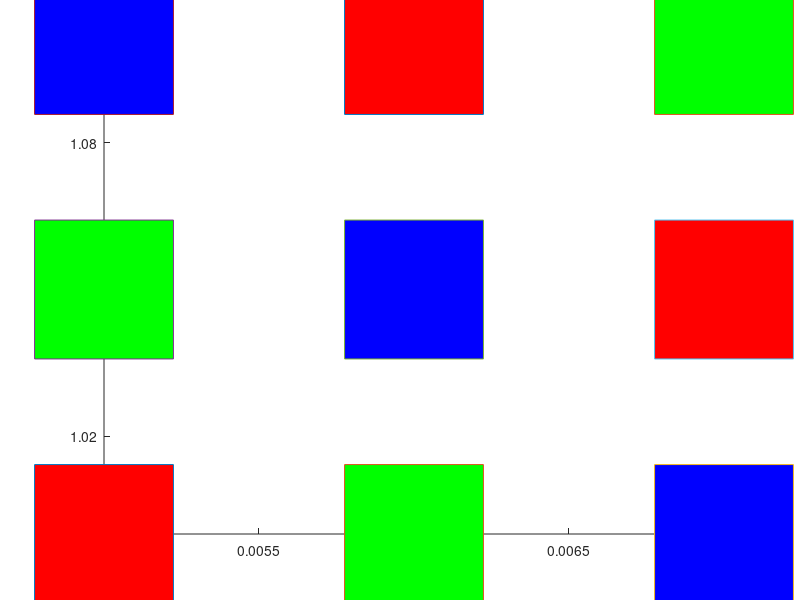
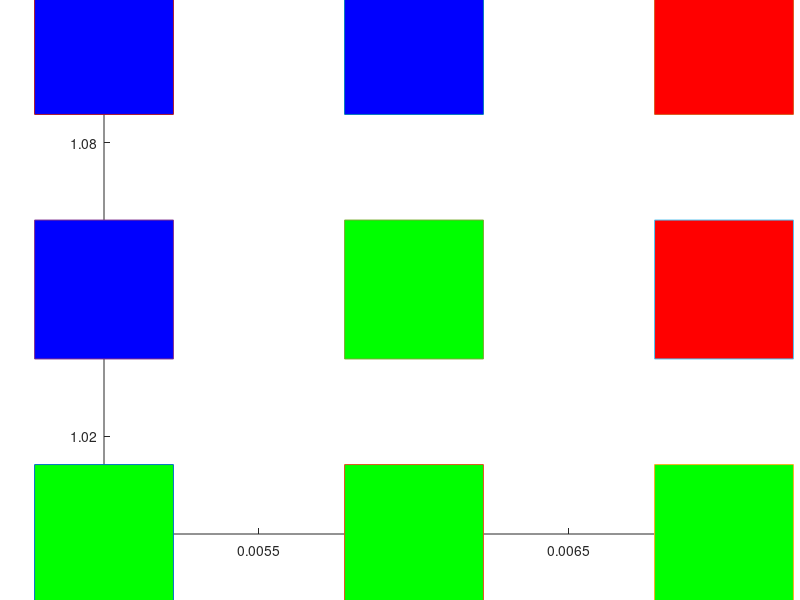

MATLAB code for these plots, in order:
clc;
clear;
T=4;
rd=2;
sigma_initial=0.05;
alpha_initial=0.9;
number_of_vectors=9;
number_of_neuorn_inputs=27;
neighbour_radius_initial=number_of_vectors/2;

%{
    for v=1:9 %number of input neuorns 
       for x=1:3
       l=input('x ');
        I(x,v)=l;
        
       end
       
end

disp(I)
%}
%%
% * * *BOLD TEXT* * *
    

     I=[1 0 0 0 0 1 0 1 0; 0 1 0 1 0 0 0 0 1;0 0 1 0 1 0 1 0 0 ];
figure(1);
title('before clustering');
hold on;

plot(0.005,1,'-s','MarkerSize',100,...
    'MarkerFaceColor',[ I(1,1) I(2,1) I(3,1)]);

plot(0.006,1,'-s','MarkerSize',100,...
    'MarkerFaceColor',[I(1,2) I(2,2) I(3,2)]);

plot(0.007,1,'-s','MarkerSize',100,...
    'MarkerFaceColor',[I(1,3) I(2,3) I(3,3)]);

plot(0.005,1.05,'-s','MarkerSize',100,...
    'MarkerFaceColor',[I(1,4) I(2,4) I(3,4)]);

plot(0.006,1.05,'-s','MarkerSize',100,...
    'MarkerFaceColor',[I(1,5) I(2,5) I(3,5)]);

plot(0.007,1.05,'-s','MarkerSize',100,...
    'MarkerFaceColor',[I(1,6) I(2,6) I(3,6)]);

plot(0.005,1.1,'-s','MarkerSize',100,...
    'MarkerFaceColor',[I(1,7) I(2,7) I(3,7)]);

plot(0.006,1.1,'-s','MarkerSize',100,...
    'MarkerFaceColor',[I(1,8) I(2,8) I(3,8)]);

plot(0.007,1.1,'-s','MarkerSize',100,...
    'MarkerFaceColor',[I(1,9) I(2,9) I(3,9)]);
 
hold off;

    

    R=[0.1 0.5 0.9;0.5 0.2 0.7;0.2 0.9 0.5];
    G=[0.4 0.8 0.8; 0.3 0.7 0.6;0.5 0.3 0.3];
    B=[0.7 0.4 0.2; 0.8 0.5 0.1;0.9 0.3 0.4];
    
    
    %epochs=4 alpha=0.9 sigma=0.05
for t=1:T
    alpha=alpha_initial*exp((1-t)/(T/log(alpha_initial)));
    sigma=sigma_initial*exp((1-t)/(T/log(sigma_initial)));
    max_neighbour_radius=round(neighbour_radius_initial*exp((1-t)/(T/log(neighbour_radius_initial))));
   
    for n=1:9
        for i=1:3
            for j=1:3
                D(i,j)=sqrt((I(1,n)-R(i,j))^2+(I(2,n)-R(i,j))^2+(I(3,n)-R(i,j))^2);
                
            end
        end
        disp('this is differences matrix');
        disp(D);
        min=D(1,1);
        for i=1:3
            for j=1:3
                if(j+1==4)
                      if ((D(i,j)<=D(i,j-1)) && (D(i,j)<=min))
                          min=D(i,j);
                          m=i;
                          c=j;
                          
                      end
                
                elseif ((j-1>=1))
                 if ((D(i,j)<=D(i,j-1)) && (D(i,j)<=min) && (D(i,j)<=D(i,j+1)))
                          min=D(i,j);
                          m=i;
                          c=j;
                          
                 end
                elseif ((i-1>=1))
                     if ((D(i,j)<=D(i,j+1)) && (D(i,j)<=min) && (D(i,j)<=D(i-1,j)))
                          min=D(i,j);
                          m=i;
                          c=j;
                          
                      end
            end 
                  end
        end
        
          % update the winning neuron
       % e_factor = exp(-((m-m).^2+(c-c).^2)/2*sigma);
       R(m,c)=R(m,c)+alpha*(I(1,n)-R(m,c));
       G(m,c)=G(m,c)+alpha*(I(2,n)-G(m,c));
       B(m,c)=B(m,c)+alpha*(I(3,n)-B(m,c));
       
        % update the neighbour neurons
       for neighbour_radius=1:1:max_neighbour_radius
            jj1=m - neighbour_radius;
            jj2=c;
            if (jj1>=1) % to stay in the matrix
                e_factor = exp(-((m-jj1).^2+(c-jj2).^2)/2*sigma^2);
                R(jj1,jj2)=R(jj1,jj2) + alpha * e_factor * (I(1,n)-R(jj1,jj2));
                G(jj1,jj2)=G(jj1,jj2) + alpha * e_factor * (I(2,n)-G(jj1,jj2));
                B(jj1,jj2)=B(jj1,jj2) + alpha * e_factor * (I(3,n)-B(jj1,jj2));
            end
            jj1=m + neighbour_radius;
            jj2=c;
            if (jj1<=3) % to stay in the matrix
                e_factor = exp(-((m-jj1).^2+(c-jj2).^2)/2*sigma^2);
                  R(jj1,jj2)=R(jj1,jj2) + alpha * e_factor * (I(1,n)-R(jj1,jj2));
                G(jj1,jj2)=G(jj1,jj2) + alpha * e_factor * (I(2,n)-G(jj1,jj2));
                B(jj1,jj2)=B(jj1,jj2) + alpha * e_factor * (I(3,n)-B(jj1,jj2));
            end
            jj1=m;
            jj2=c - neighbour_radius;
            if (jj2>=1) % to stay in the matrix
              e_factor = exp(-((m-jj1).^2+(c-jj2).^2)/2*sigma^2);
                 R(jj1,jj2)=R(jj1,jj2) + alpha * e_factor * (I(1,n)-R(jj1,jj2));
                G(jj1,jj2)=G(jj1,jj2) + alpha * e_factor * (I(2,n)-G(jj1,jj2));
                B(jj1,jj2)=B(jj1,jj2) + alpha * e_factor * (I(3,n)-B(jj1,jj2));
            end
            jj1=m;
            jj2=c + neighbour_radius;
            if (jj2<=3) % to stay in the matrix
                e_factor = exp(-((m-jj1).^2+(c-jj2).^2)/2*sigma^2);
                 R(jj1,jj2)=R(jj1,jj2) + alpha * e_factor * (I(1,n)-R(jj1,jj2));
                G(jj1,jj2)=G(jj1,jj2) + alpha * e_factor * (I(2,n)-G(jj1,jj2));
                B(jj1,jj2)=B(jj1,jj2) + alpha * e_factor * (I(3,n)-B(jj1,jj2));
            end
       end 
       

    end
   
end
disp(D);
  disp(I);

disp('this is red');
disp(R);
disp('this is G');
disp(G);
disp('this is B');
disp(B);
 RED=round(R);
GREEN=round(G);
BLUE=round(B);
disp(RED);
disp(GREEN);
disp(BLUE);
        figure(2);
title('after clusering');
hold on;

plot(0.005,1,'-s','MarkerSize',100,...
    'MarkerFaceColor',[ RED(1,1) GREEN(1,1) BLUE(1,1)]);

plot(0.006,1,'-s','MarkerSize',100,...
    'MarkerFaceColor',[RED(1,2) GREEN(1,2) BLUE(1,2)]);

plot(0.007,1,'-s','MarkerSize',100,...
    'MarkerFaceColor',[RED(1,3) GREEN(1,3) BLUE(1,3)]);

plot(0.005,1.05,'-s','MarkerSize',100,...
    'MarkerFaceColor',[RED(2,1) GREEN(2,1) BLUE(2,1)]);

plot(0.006,1.05,'-s','MarkerSize',100,...
    'MarkerFaceColor',[RED(2,2) GREEN(2,2) BLUE(2,2)]);

plot(0.007,1.05,'-s','MarkerSize',100,...
    'MarkerFaceColor',[RED(2,3) GREEN(2,3) BLUE(2,3)]);

plot(0.005,1.1,'-s','MarkerSize',100,...
    'MarkerFaceColor',[RED(3,1) GREEN(3,1) BLUE(3,1)]);

plot(0.006,1.1,'-s','MarkerSize',100,...
    'MarkerFaceColor',[RED(3,2) GREEN(3,2) BLUE(3,2)]);

plot(0.007,1.1,'-s','MarkerSize',100,...
    'MarkerFaceColor',[RED(3,3) GREEN(3,3) BLUE(3,3)]);
 
hold off;

